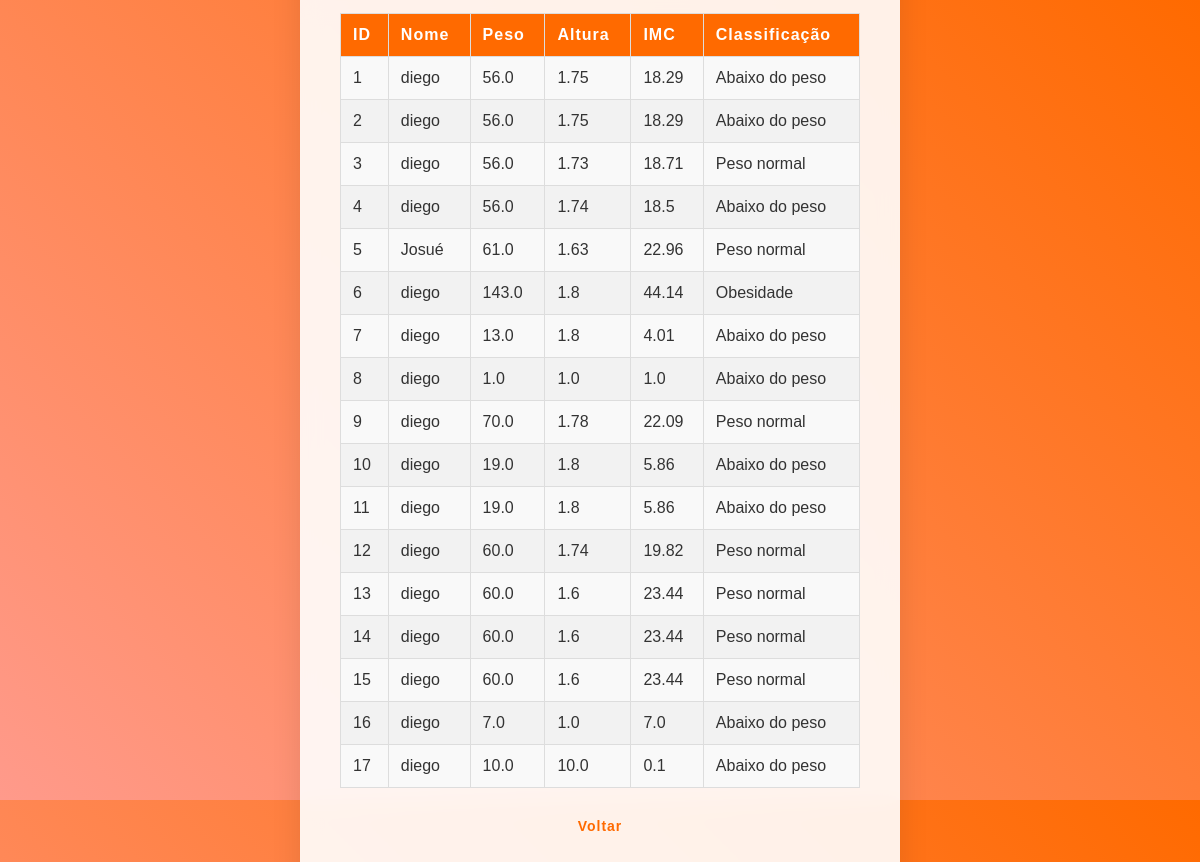
Page /registros on the earlier database version.
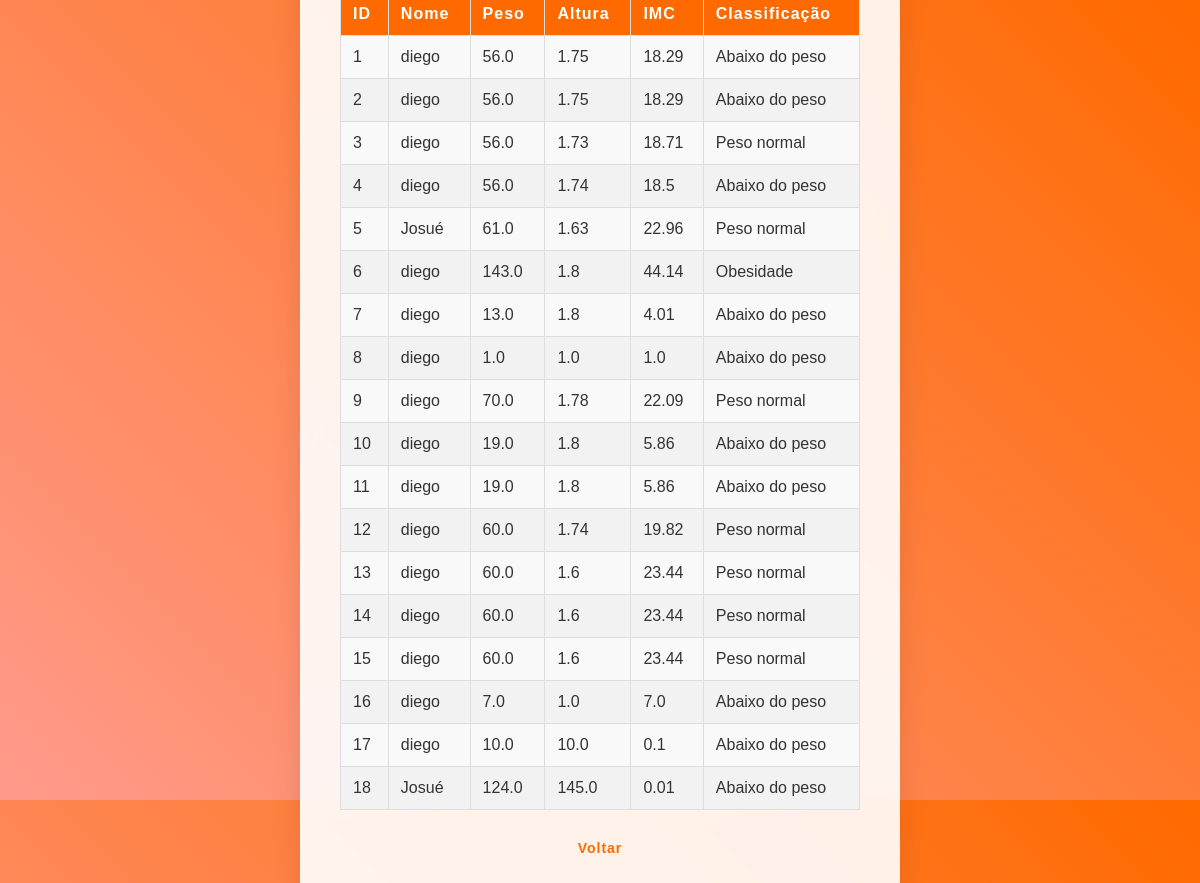
Same page on the later database version.
### tables this page shows
CREATE TABLE registros (
                        id INTEGER PRIMARY KEY AUTOINCREMENT,
                        nome TEXT,
                        peso REAL,
                        altura REAL,
                        imc REAL,
                        classificacao TEXT);

### app.py (the view)
@app.route('/registros')
def registros():
    conn = sqlite3.connect('imc.db')
    cursor = conn.cursor()
    cursor.execute('SELECT * FROM registros')
    dados = cursor.fetchall()
    conn.close()
    return render_template('registro.html', registros=dados)

### templates/registro.html (shortened to what this page needs)
<!DOCTYPE html>
<html lang="pt-br">
<head>
    <link rel="stylesheet" href="{{ url_for('static', filename='styles.css') }}">
</head>
<body>
    <div class="container">
        <table>
            <thead>
                <tr>
                    <th>ID</th>
                    <th>Nome</th>
                    <th>Peso</th>
                    <th>Altura</th>
                    <th>IMC</th>
                    <th>Classificação</th>
                </tr>
            </thead>
            <tbody>
                {% for registro in registros %}
                <tr>
                    <td>{{ registro[0] }}</td>
                    <td>{{ registro[1] }}</td>
                    <td>{{ registro[2] }}</td>
                    <td>{{ registro[3] }}</td>
                    <td>{{ registro[4] | round(2) }}</td>
                    <td>{{ registro[5] }}</td>
                </tr>
                {% endfor %}
            </tbody>
        </table>
        <a href="{{ url_for('index') }}">Voltar</a>
    </div>
</body>
</html>

### static/styles.css (style rules this page uses)
*, *::before, *::after { box-sizing: border-box; margin: 0; padding: 0; }
body { font-family: 'Poppins', sans-serif; background: linear-gradient(45deg, #ff9a8b, #ff6a00); color: #333; height: 100vh; display: flex; justify-content: center; align-items: center; overflow: hidden; }
.container { width: 100%; max-width: 600px; background: rgba(255, 255, 255, 0.9); border-radius: 20px; box-shadow: 0 8px 30px rgba(0, 0, 0, 0.1); padding: 40px 40px 60px; text-align: center; backdrop-filter: blur(10px); position: relative; z-index: 10; animation: fadeIn 0.6s ease-out; }
a { display: block; margin-top: 30px; color: #ff6a00; font-size: 14px; text-decoration: none; font-weight: bold; letter-spacing: 1px; transition: color 0.3s ease; }
table { width: 100%; border-collapse: collapse; margin-top: 20px; }
th, td { padding: 12px; text-align: left; border: 1px solid #ddd; }
th { background-color: #ff6a00; color: #fff; font-weight: bold; letter-spacing: 1px; }
td { background-color: #f9f9f9; color: #333; }
tr:nth-child(even) td { background-color: #f2f2f2; }

Differences in the rows shown:
added registros: id "18", nome "Josué", peso "124.0", altura "145.0", imc "0.01", classificacao "Abaixo do peso"
